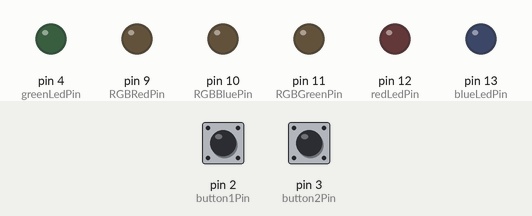
This sketch was run on a simulated Arduino Uno, built with avr-gcc and run on an emulated ATmega328P. On the bench: output pins drawn as LEDs (lit = HIGH). Dashed ring = blinking. Inputs (shaded band) come from the test bench; at power-on: pin 2 (button1Pin) LOW, pin 3 (button2Pin) LOW.

Above: at 1.2 s.
1.3 s: pin 2 (button1Pin) pulled HIGH for 3.2 s
At 4.9 s:
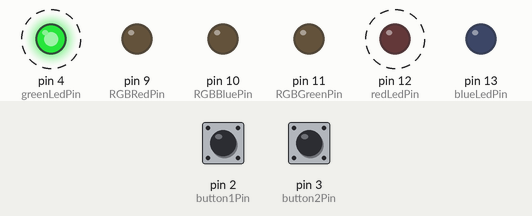
6.0 s: pin 3 (button2Pin) pulled HIGH for 0.15 s
At 6.5 s:
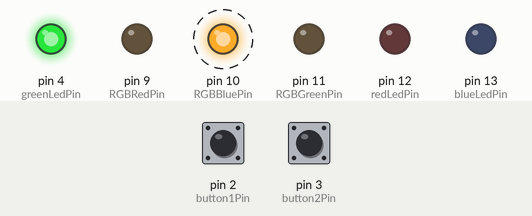
9.1 s: pin 3 (button2Pin) pulled HIGH for 1 s
At 11.2 s:
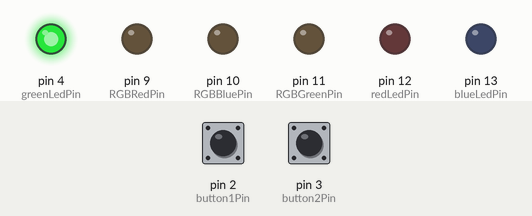
11.6 s: pin 3 (button2Pin) pulled HIGH for 3.2 s
At 14.9 s:
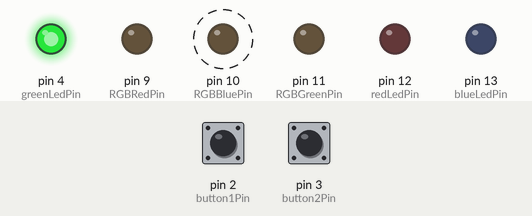
Timing chart, 0 to 16.4 s (numbered marks = the images above; inputs shaded):
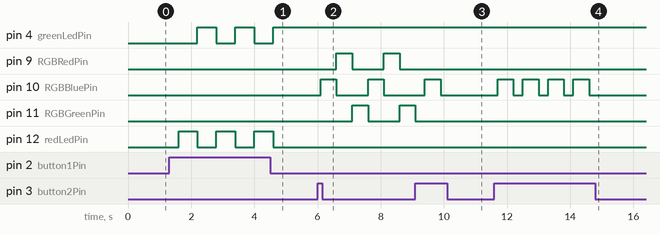

The sketch:

challenge4.ino
```cpp
//Name: Alex Doorodko
//Date: 15/OCT/2020
//Purpose:

int blueLedPin = 13 ; //The blue LED is connected pin 13 of the Arduino.
int redLedPin = 12;
int greenLedPin = 4;
int button1Pin = 2; //The SW1 button is connect to pin 2 of the Arduino.
int button2Pin = 3;
int RGBRedPin = 9;
int RGBBluePin = 10;
int RGBGreenPin = 11;
int flag = 0;
bool on;
bool RGBOn;


void setup()
{
    //The Setup function runs once
    pinMode(blueLedPin, OUTPUT); //Setup blue LED pin as an output pin.
    pinMode(redLedPin, OUTPUT);
    pinMode(greenLedPin, OUTPUT);
    pinMode(button1Pin, INPUT); //Setup button1 pin as an input pin.
    pinMode(button2Pin, INPUT);
    pinMode(RGBRedPin, OUTPUT);
    pinMode(RGBBluePin, OUTPUT);
    pinMode(RGBGreenPin, OUTPUT);
}

void loop()
{
    if (digitalRead(button1Pin) == HIGH)
    {
        bool on = true;

        while (on == true)
        {
            if (digitalRead(button1Pin) == HIGH)
            {
                if (flag == 0)
                {
                    flag = 1;
                    delay(300);
                }

                else if(flag == 1)
                {
                    flag = 0;
                    delay(300);
                }
            }

            if (flag == 0)
            {
      	        digitalWrite(redLedPin, LOW);
                digitalWrite(greenLedPin, HIGH);
                delay(300);
            }

            else if (flag == 1)
            {
      	        digitalWrite(greenLedPin, LOW);
                digitalWrite(redLedPin, HIGH);
                delay(300);
            }

            if (flag == 0 && digitalRead(button2Pin) == HIGH)
            {
                RGBOn = true;
                while (RGBOn == true)
                {
                    //Blue
                    digitalWrite(RGBBluePin, HIGH);
                    delay(500); //Uses the potenciometer data as the delay
                    digitalWrite(RGBBluePin, LOW);

                    if (digitalRead(button1Pin) == HIGH)
                    {
                        if (flag == 0)
                        {
                            flag = 1;
                            RGBOn = false;
                            delay(300);
                        }

                        else if(flag == 1)
                        {
                            flag = 0;
                            RGBOn = false;
                            delay(300);
                        }
                      	break;
                    }

                    if (digitalRead(button2Pin) == HIGH)
                    {
                        break;
                    }

                    //Red
                    digitalWrite(RGBRedPin, HIGH);
                    delay(500);
                    digitalWrite(RGBRedPin, LOW);

                  	if (digitalRead(button1Pin) == HIGH)
                    {
                        if (flag == 0)
                        {
                            flag = 1;
                            RGBOn = false;
                            delay(300);

                        }

                        else if(flag == 1)
                        {
                            flag = 0;
                            RGBOn = false;
                            delay(300);

                        }
                      	break;
                    }

                    if (digitalRead(button2Pin) == HIGH)
                    {
                        break;
                    }

                    //Green
                    digitalWrite(RGBGreenPin, HIGH);
                    delay(500);
                    digitalWrite(RGBGreenPin, LOW);

                  	if (digitalRead(button1Pin) == HIGH)
                    {
                        if (flag == 0)
                        {
                            flag = 1;
                            RGBOn = false;
                            delay(300);

                        }

                        else if(flag == 1)
                        {
                            flag = 0;
                            RGBOn = false;
                            delay(300);

                        }
                      	break;
                    }

                    if (digitalRead(button2Pin) == HIGH)
                    {
                        break;
                    }
                }
            }
        }
    }
}
```

Measured:
- after the input at 1.3 s, pin 4 (greenLedPin): alternates HIGH for 0.60 s and LOW for 0.60 s, 5 changes in all, then stays HIGH, starting after 0.90 s; pin 12 (redLedPin): alternates HIGH for 0.60 s and LOW for 0.60 s, 6 changes in all, then stays LOW, starting after 0.30 s
- after the input at 6.0 s, pin 9 (RGBRedPin): alternates HIGH for 0.50 s and LOW for 1.0 s, starting after 0.60 s; pin 10 (RGBBluePin): alternates HIGH for 0.50 s and LOW for 1.0 s, starting after 0.10 s; pin 11 (RGBGreenPin): LOW → HIGH after 1.1 s, → LOW 0.50 s later, → HIGH 1.0 s later
- after the input at 9.1 s, pin 9 (RGBRedPin): stays LOW (without the input it goes to HIGH after 0.50 s); pin 11 (RGBGreenPin): goes on until 9.1 s, then stays LOW
- after the input at 11.6 s, pin 10 (RGBBluePin): alternates HIGH for 0.50 s and LOW for 0.30 s, 8 changes in all, then stays LOW, starting after 0.10 s
